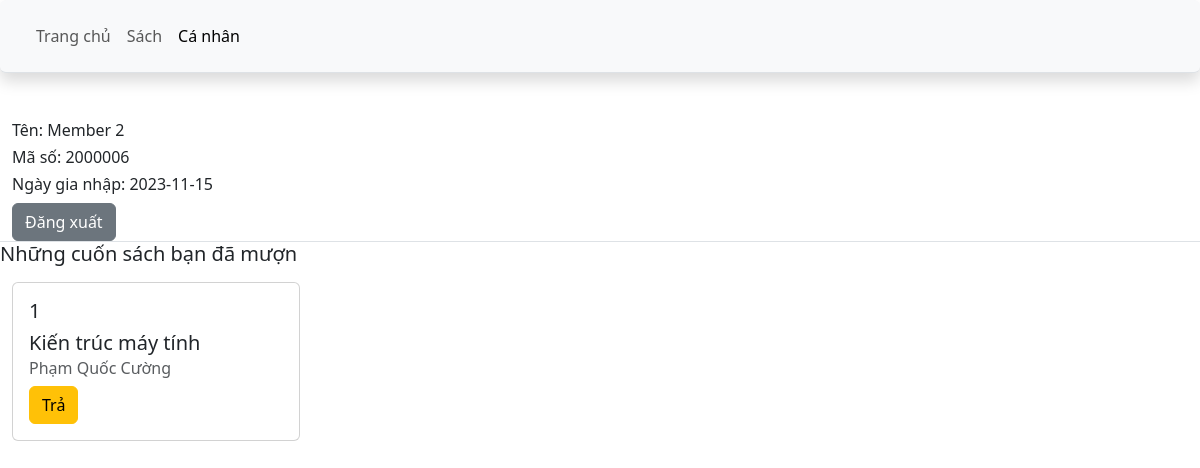
Screenshot of /profile.php (signed in) with the database file from the repository.
### tables this page shows
CREATE TABLE `members` (
  `student_id` int(11) NOT NULL,
  `student_name` varchar(255) NOT NULL,
  `email` varchar(127) NOT NULL,
  `password` varchar(127) NOT NULL,
  `join_date` date NOT NULL DEFAULT current_timestamp(),
  `permission` int(255) NOT NULL
);

CREATE TABLE `borrow` (
  `student_id` int(11) NOT NULL,
  `document_id` int(11) NOT NULL
);

CREATE TABLE `documents` (
  `document_id` int(11) NOT NULL,
  `doc_name` varchar(256) NOT NULL,
  `type` varchar(256) NOT NULL,
  `author` varchar(256) NOT NULL,
  `publisher` varchar(512) NOT NULL,
  `publish_year` int(11) NOT NULL,
  `quantity` int(11) NOT NULL,
  `description` varchar(4096) NOT NULL,
  `image_url` varchar(512) DEFAULT NULL
);

### profile.php (the view, shortened to what this page needs)
<!DOCTYPE html>
<html lang='en'>
<head>
    <link href='https://cdn.jsdelivr.net/npm/bootstrap@5.3.3/dist/css/bootstrap.min.css' rel='stylesheet'>
</head>
<body>
    <nav class='navbar navbar-expand-lg border-bottom position-sticky top-0 shadow p-3 mb-5 bg-body-tertiary rounded'>
        <div class='container-fluid'>
          <div class='collapse navbar-collapse' id='navbarSupportedContent'>
            <ul class='navbar-nav me-auto mb-2 mb-lg-0'>
                <li class='nav-item'>
                  <a class='nav-link' aria-current='page' href='home.php'>Trang chủ</a>
                </li>
                <li class='nav-item'>
                  <a class='nav-link' href='book.php'>Sách</a>
                </li>
                <li class='nav-item'>
                  <a class='nav-link active' aria-disabled='true' href='#'>Cá nhân</a>
                </li>
              </ul>
          </div>
        </div>
      </nav>
    <div class='container-fluid border-bottom'>
        <?php
        $id = $_SESSION['id'];
        $link = mysqli_connect('localhost', 'root');
        $query = "SELECT * FROM members WHERE student_id =$id";
        $result = mysqli_query($link, $query);
        while ($row = mysqli_fetch_assoc($result)) {
            $name = $row['student_name'];
            $date = $row['join_date'];
            echo "
            <h6>Tên: $name</h6>
            <h6>Mã số: $id</h6>
            <h6>Ngày gia nhập: $date</h6>";
        }
        ?>
        <form action='index.php' method='GET'>
          <button class='btn btn-secondary' type='submit'>Đăng xuất</button>
        </form>
    </div>
    <h5>Những cuốn sách bạn đã mượn</h5>
    <div class='container-fluid mt-3 d-flex flex-row flex-wrap gap-3'>
      <?php
      $query = "SELECT * FROM borrow JOIN documents ON borrow.document_id = documents.document_id WHERE student_id =$id";
      $result = mysqli_query($link, $query);
      while ($row = mysqli_fetch_assoc($result)) {
        $doc_id = $row['document_id'];
        $name = $row['doc_name'];
        $au = $row['author'];
          echo "<div class='card' style='width: 18rem;'>
            <div class='card-body'>
                <h5>$doc_id</h5>
              <h5 class='card-title'>$name</h5>
              <h6 class='card-subtitle mb-2 text-body-secondary'>$au</h6>
              <form action='borrow_return.php' method='POST'>
              <input type='hidden' value='2' name='act'>
              <input type='hidden' value=$doc_id name='doc'>
              <button class='btn btn-warning' type='submit'>Trả</button>
              </form>
            </div>
        </div>";
      }
      ?>
    </div>
</body>
</html>

### rows the page displays
members: student_name "Member 2", join_date "2023-11-15"
borrow: document.document_id "1", document.doc_name "Kiến trúc máy tính", document.author "Phạm Quốc Cường"
